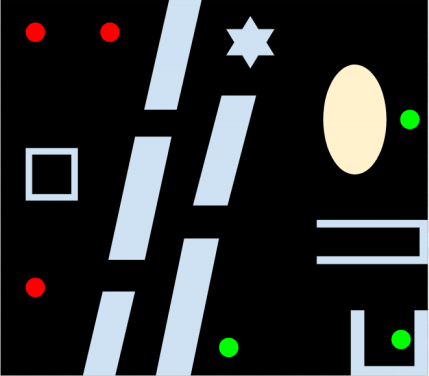
#> input picture src/photo2.png, 429 x 376 px
$ python RRT_FINALLT.py
#> lines starting #> are read from the running program, lines starting #| are printed output that depends on the picture; after the words box and inside, x2 and y2 are one past the last pixel; in counts of white or black regions, pixels touching at a corner belong together
#!/usr/bin/env python3
#!/usr/bin/env python3


# from RRT_connect import Curr_nodes
import cv2 as cv
import numpy as np
import random
import matplotlib.pyplot as plt
import time
La_SolEdges=[]
def signum(i):
    if(i>0):
        return 1
    else: return -1

def resize_frame(frame,scale):
    resized_dimensions=(int(frame.shape[0]*scale),int(frame.shape[1]*scale))
    return cv.resize(frame,resized_dimensions,interpolation=cv.INTER_AREA)
def resize_frame2(frame):
    resized_dimensions=(int(500),int(500))
    return cv.resize(frame,resized_dimensions,interpolation=cv.INTER_AREA)
STARTCOLOR=(27,216,17)
ENDCOLOR=(13,13,243)
Obs_Color=(243,226,207)
img=cv.imread("photo2.png")
#> img is the input picture: shape (376, 429, 3); mean B, G, R 47.3, 47.2, 44.6
# cv.imshow("image",img)
# cv.waitKey(0)
img=resize_frame(img,2)
#> in resize_frame, `return cv.resize(frame,resized_dimensions,interpolation=cv.INTER_AREA)`:
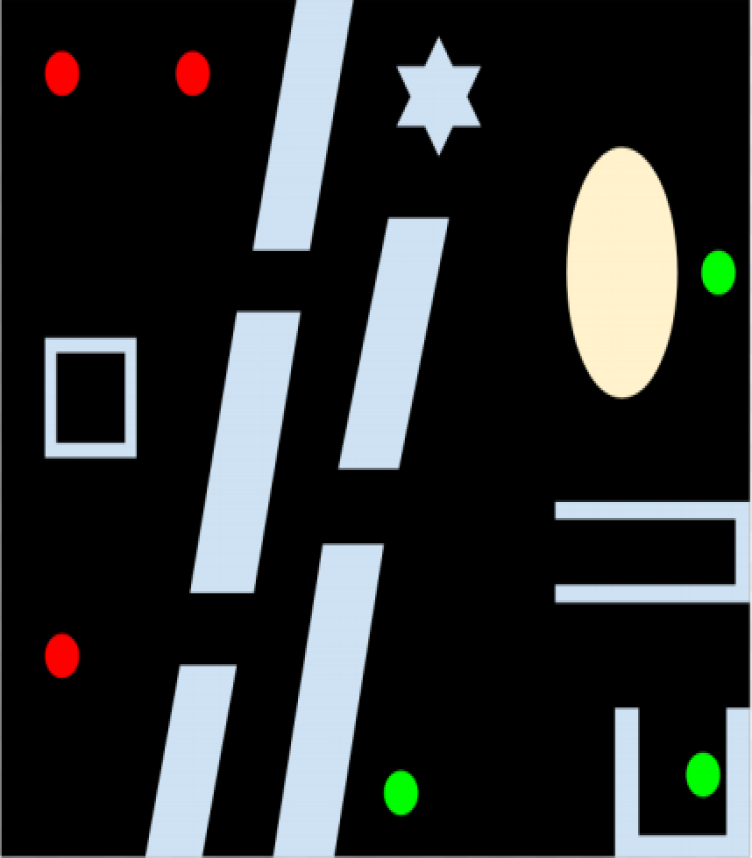
#> returned value: shape (858, 752, 3); mean of channels 0, 1, 2 47.3, 47.2, 44.6; drawn as B, G, R
img2=img.copy()
Shape=(img.shape[1],img.shape[0]) ##Shape tuple first element is Columns(Width) Second is Rows(Height)
#> Shape = (752, 858)
print(Shape)
#| (752, 858)
# plt.show()
#SNodes and ENodes store the list of the start and end nodes as well as their diameters
SNodes=[]
ENodes=[]
Curr_nodes_st=[]
Curr_nodes_end=[]
# [6 lines of commented-out code are left out]

class Node:

    def __init__(self,x1,y1):

        self.x=x1
        self.y=y1
        self.PrevNode=None
        self.PrevEdge=None
        # self.NextNodes=None ##List
        self.NextNodes=[]
        self.weight=0
        self.type=0
    def isTraversable(self):
        if(abs(img[self.y,self.x][0]-Obs_Color[0])<50 and abs(img[self.y,self.x][1]-Obs_Color[1])<50 and abs(img[self.y,self.x][2]-Obs_Color[2])<50):
            return False
        else: return True

    def colorNode(self,color):
        cv.rectangle(img,(self.x-2,self.y-2),(self.x+2,self.y+2),color,thickness=-1)


    # [14 lines left out: functions isEndNode, Compare, not called in this run]
#all(test_list[i] <= test_list[i + 1] for i in range(len(test_list)-1))
    def isTraversable2(Node1,Node2,noss):

        # if(isTraversable2.counter==2):
        #     isTraversable2.counter=0
        #     return True
        Bol=True
        x_curr=Node1.x
        y_curr=Node1.y
        # print("Hlo")
        if(x_curr==Node2.x and y_curr==Node2.y):
            return False

        if not (Node2.x==Node1.x):
            const=abs((Node2.y-Node1.y)/(Node2.x-Node1.x))

        while (not (x_curr==Node2.x and y_curr==Node2.y)):
            if(all(abs(img[y_curr,x_curr][i]-Obs_Color[i])<70 for i in range(0,3))):
                Bol=False
                break
            if(Node2.x==x_curr):
                y_curr+=signum((Node2.y-y_curr))
                continue
            v=abs((Node2.y-Node1.y)/(Node2.x-Node1.x))
            if(v>const):
                y_curr+=signum(Node2.y-y_curr)
            else:
                x_curr+=signum(Node2.x-x_curr)
        # if(Bol==False):
            # print("No")
        if(noss==1):
            return Bol

        if Bol:
            return (Node.isTraversable2(Node2,Node1,1))

        return False


class Edge:
    def __init__(self,Node1,Node2):
        self.edge =[Node1,Node2]
    def colorEdge(self,color,tcc):
        Scord=(self.edge[0].x,self.edge[0].y)
        Ecord=(self.edge[1].x,self.edge[1].y)
        cv.line(img, Scord, Ecord, color, thickness=tcc)

    def Compare(self,Ed):

    	return ((self.edge[0].x==Ed.edge[0].x and self.edge[0].y==Ed.edge[0].y and self.edge[1].x==Ed.edge[1].x and self.edge[1].y==Ed.edge[1]) or (self.edge[1].x==Ed.edge[0].x and self.edge[1].y==Ed.edge[0].y and self.edge[0].x==Ed.edge[1].x and self.edge[0].y==Ed.edge[1].y))


# STARTCOLOR=(27,216,17)
# ENDCOLOR=(13,13,243)
# img=cv.imread("photo1.PNG")

def resize_frame(frame,scale):
    resized_dimensions=(int(frame.shape[0]*scale),int(frame.shape[1]*scale))
    return cv.resize(frame,resized_dimensions,interpolation=cv.INTER_AREA)

def distance(x1,y1,x2,y2):
	return ((x2-x1)**2+(y2-y1)**2)**0.5

# Curr_nodes=[]
sT=0
dm=0
# [45 lines of commented-out code are left out]

node=Node(56,72)
Curr_nodes_end.append(node)
node=Node(187,72)
Curr_nodes_end.append(node)
node=Node(57,655)
Curr_nodes_end.append(node)
node=Node(713,272)
Curr_nodes_st.append(node)
node=Node(698,774)
Curr_nodes_st.append(node)
node=Node(399,792)
Curr_nodes_st.append(node)
inp=int(input("Enter start node :\n1.Top left\n2.Top Right\n3.Bottom Left\nInput:  "))
#> the answer given: 1
StartNode=Curr_nodes_end[inp-1]
inp=int(input("Enter End node :\n1.Top Right\n2.Bottom Right\n3.Bottom Left\nInput:  "))
#> the answer given: 1
#> the answer given: 3
# [6 lines of commented-out code are left out]


EndNode=Curr_nodes_st[inp-1]
CENTRE_END=(EndNode.y,EndNode.x)
# print(EndNode.x,EndNode.y)
CENTRE_START=(StartNode.y,StartNode.x)
# print(CENTRE_START)

class rrtstar:

    def __init__(self,Start,EndNode,Iter,Step_Len,prob_value,radius):


        self.StartNode=Start
        self.StartNode.type=1
        self.curr_list_st=[self.StartNode]
        self.End=EndNode
        self.End.type=2
        self.curr_list_end=[self.End]
        self.length=Step_Len
        self.NodeSets=[[None for i in range(Shape[0])] for j in range(Shape[1])]   #---> alag se in RRT*
        self.NodeSets[self.StartNode.y][self.StartNode.x]=self.StartNode
        self.NodeSets[self.End.y][self.End.x]=self.End
        self.prob_num=prob_value
        self.Radius=radius
        self.iter=Iter
    # [6 lines left out: function change_weight, not called in this run]

    def solution(self):
        SolEdges=[]
        # shrey=False
        kushaz=self.prob_num
        SolWeight=1000000
        counter=2*self.iter

        # for i in range(0,self.iter):
        while(counter>0):
            shrey=False

            p_st=random.randint(0,9)
            if(p_st<kushaz):
                Rand=(random.randint(CENTRE_END[1]-20,CENTRE_END[1]+20),random.randint(CENTRE_END[0]-20,CENTRE_END[0]+20))
            else :
                Rand=(random.randint(0,Shape[0]-1),random.randint(0,Shape[1]-1))
#> Rand = (430, 41)
            MinDist=1000000
            ClosestNode=None
            X=0
            Y=0
            for j in self.curr_list_st:
                PresentDist=((Rand[0]-j.x)**2+(Rand[1]-j.y)**2)**0.5
                if PresentDist<MinDist:
                    ClosestNode=j
                    MinDist=PresentDist
#> after the loop, MinDist = 375.3
            # print(ClosestNode.x," ",ClosestNode.y)
            if MinDist:
                X=int(ClosestNode.x+int(self.length*(Rand[0]-ClosestNode.x)/MinDist))
#> X = 78
                Y=int(ClosestNode.y+int(self.length*(Rand[1]-ClosestNode.y)/MinDist))
#> Y = 71
                if X>=Shape[0]:
                    X=(Shape[0]-1)
                elif X<0:
                    X=0
                if Y>=Shape[1]:
                    Y=(Shape[1]-1)
                elif Y<0:
                    Y=0

                # print(X," ",Y)
                NewNode=Node(X,Y)
                NewNode.type=1

                # OtherNode=None
                #Adding parent node to NewNode
                #shrey is false
                if(Node.isTraversable(NewNode) and self.NodeSets[NewNode.y][NewNode.x]==None):
                    shrey=True
                    x_coord=None
                    y_coord=None
                    minimum=10000
                    ## TASK 1-FINDING BEST POSSIBLE PARENT NODE
                    for j in self.curr_list_st:
                        # for k in range((-self.Radius),int((self.Radius+1))):
                        # if(j+NewNode.y<Shape[1] and k+NewNode.x<Shape[0] and j+NewNode.y>=0 and k+NewNode.x>=0):
                            # if(self.NodeSets[j+NewNode.y][k+NewNode.x]!=None and self.NodeSets[j+NewNode.y][k+NewNode.x].type==1):
                        if(distance(j.x,j.y,NewNode.x,NewNode.y)<=self.Radius and minimum>distance(NewNode.x,NewNode.y,j.x,j.y)+self.NodeSets[j.y][j.x].weight and Node.isTraversable2(NewNode,j,0)):
                            minimum=distance(NewNode.x,NewNode.y,j.x,j.y)+self.NodeSets[j.y][j.x].weight
                            x_coord=j.x
                            y_coord=j.y
#> after the loop, minimum = 22.02; x_coord = 56; y_coord = 72

                    if(x_coord==None):
                        # continue
                        shrey=False
                        # print(i,shrey)

                if(shrey==True):
                    counter-=1
                    # print(i,shrey)
                    Node.colorNode(NewNode,(0,255,255))
#> in colorNode, `cv.rectangle(img,(self.x-2,self.y-2),(self.x+2,self.y+2),color,thickne..`: img: shape (858, 752, 3); under 0.01% of pixels changed, all inside (x1, y1, x2, y2) = (76, 69, 81, 74)
                    NewNode.weight=minimum
#> NewNode.weight = 22.02
                    self.curr_list_st.append(NewNode)
                    self.NodeSets[NewNode.y][NewNode.x]=NewNode
                    self.NodeSets[y_coord][x_coord].NextNodes.append(NewNode)
                    NewNode.PrevNode=(self.NodeSets[y_coord][x_coord])
                    t=Edge(NewNode,NewNode.PrevNode)
                    Edge.colorEdge(t,(60,20,220),2)
#> in colorEdge, `cv.line(img, Scord, Ecord, color, thickness=tcc)`: img: shape (858, 752, 3); mean B, G, R 47.3, 47.2, 44.6

                		#I feel the love and I feel it burn down this river, every turn, Hope is r 4 letter word
                    ##TASK 2-FINDING IF THIS NEW NODE CAN BE A BETTER PARENT NODE FOR OTHER NODES
                    for j in self.curr_list_st:
                        # for k in range((-self.Radius),int((self.Radius+1))):
                            # if(j+NewNode.y<Shape[1] and k+NewNode.x<Shape[0] and j+NewNode.y>=0 and k+NewNode.x>=0):
                                # if(self.NodeSets[j+NewNode.y][k+NewNode.x]!=None and self.NodeSets[j+NewNode.y][k+NewNode.x].type==1):
                        if(distance(NewNode.x,NewNode.y,j.x,j.y)<=(self.Radius) and (NewNode.weight+distance(NewNode.x,NewNode.y,j.x,j.y))<self.NodeSets[j.y][j.x].weight and Node.isTraversable2(NewNode,j,0)):
                            previous=self.NodeSets[j.y][j.x].PrevNode
                            change=self.NodeSets[j.y][j.x].weight-(NewNode.weight+distance(NewNode.x,NewNode.y,j.x,j.y))

                            for l in range(0,len(previous.NextNodes)):
                                if(j.PrevNode.NextNodes[l].x==(j.x)) and (j.PrevNode.NextNodes[l].y==(j.y)):
                                    self.NodeSets[j.y][j.x].PrevNode.NextNodes.pop(l)
                                    break

                            self.NodeSets[j.y][j.x].PrevNode=NewNode
                            self.NodeSets[j.y][j.x].weight=(NewNode.weight+distance(NewNode.x,NewNode.y,j.x,j.y))
                            NewNode.NextNodes.append(self.NodeSets[j.y][j.x])
                            rrtstar.change_weight(self,self.NodeSets[j.y][j.x].NextNodes,change)
                            color=(60,20,220)
                            tc=2
                            for l in SolEdges:
                                if Edge.Compare(l,Edge(self.NodeSets[j.y][j.x].PrevNode,previous)):
                                    color=(245,105,65)
                                    tc=4
                            Edge.colorEdge(Edge(NewNode,self.NodeSets[j.y][j.x]),color,tc)
                            Edge.colorEdge(Edge(previous,self.NodeSets[j.y][j.x]),(0,0,0),tc)
#> after the loop, NewNode.NextNodes = []

                    #TASK-3
                    min_x=None
                    min_y=None
                    for j in self.curr_list_end:
                        # for k in range((-self.Radius),int((self.Radius+1))):
                            # if(j+NewNode.y<Shape[1] and k+NewNode.x<Shape[0] and j+NewNode.y>=0 and k+NewNode.x>=0):
                                # if(self.NodeSets[j+NewNode.y][k+NewNode.x]!=None and self.NodeSets[j+NewNode.y][k+NewNode.x].type==2):
                        if(distance(j.x,j.y,NewNode.x,NewNode.y)<=self.Radius and SolWeight>(NewNode.weight+self.NodeSets[j.y][j.x].weight+distance(NewNode.x,NewNode.y,j.x,j.y)) and Node.isTraversable2(j,NewNode,0)):
                            SolWeight=(NewNode.weight+self.NodeSets[j.y][j.x].weight+distance(NewNode.x,NewNode.y,j.x,j.y))
                            kushaz=-1
                            min_x=j.x
                            min_y=j.y
#> after the loop, SolWeight = 1000000; kushaz = 3


                    if(min_x!=None):
                        ConnecT=Edge(self.NodeSets[min_y][min_x],NewNode)
                        Edge.colorEdge(ConnecT,(245,105,65),4)

                        for i in SolEdges:
                            Edge.colorEdge(i,(0,0,0),4)
                            Edge.colorEdge(i,(60,20,220),2)

                        SolEdges.clear()

                        PresentNode1=self.NodeSets[min_y][min_x]

                        while(not(PresentNode1.PrevNode==None)):
                            # print("Hlo")
                            Dedge1=Edge(PresentNode1.PrevNode,PresentNode1)
                            SolEdges.append(Dedge1)
                            Edge.colorEdge(Dedge1,(245,105,65),4)
                            PresentNode1=PresentNode1.PrevNode
                        SolEdges.reverse()
                        SolEdges.append(ConnecT)
                        PresentNode2=NewNode
                        while(not(PresentNode2.PrevNode==None)):
                            Dedge2=Edge(PresentNode2,PresentNode2.PrevNode)
                            SolEdges.append(Dedge2)
                            Edge.colorEdge(Dedge2,(245,105,65),4)
                            PresentNode2=PresentNode2.PrevNode


            p_st=random.randint(0,9)
#> p_st = 4
            if(p_st<kushaz):
                Rand=(random.randint(CENTRE_START[1]-20,CENTRE_START[1]+20),random.randint(CENTRE_START[0]-20,CENTRE_START[0]+20))
            else :
                Rand=(random.randint(0,Shape[0]-1),random.randint(0,Shape[1]-1))
            MinDist=100000
            ClosestNode=None
            X=0
            Y=0
            for j in self.curr_list_end:
                PresentDist=((Rand[0]-j.x)**2+(Rand[1]-j.y)**2)**0.5
                if PresentDist<MinDist:
                    ClosestNode=j
                    MinDist=PresentDist
            if MinDist:
                X=int(ClosestNode.x+int(self.length*(Rand[0]-ClosestNode.x)/MinDist))
                Y=int(ClosestNode.y+int(self.length*(Rand[1]-ClosestNode.y)/MinDist))
                if X>=Shape[0]:
                    X=(Shape[0]-1)
                elif X<0:
                    X=0
                if Y>=Shape[1]:
                    Y=(Shape[1]-1)
                elif Y<0:
                    Y=0


                NewNode=Node(X,Y)
                NewNode.type=2

                # OtherNode=None
                #Adding parent node to NewNode
                if(Node.isTraversable(NewNode) and self.NodeSets[NewNode.y][NewNode.x]==None):


                    x_coord=None
                    y_coord=None
                    minimum=10000
                    ## TASK 1-FINDING BEST POSSIBLE PARENT NODE
                    # print(NewNode.x,NewNode.y)
                    for j in self.curr_list_end:
                        # for k in range((-self.Radius),int((self.Radius+1))):
                            # if(j+NewNode.y<Shape[1] and k+NewNode.x<Shape[0] and j+NewNode.y>=0 and k+NewNode.x>=0):
                                # if(self.NodeSets[j+NewNode.y][k+NewNode.x]!=None and self.NodeSets[j+NewNode.y][k+NewNode.x].type==2):
                        if(distance(j.x,j.y,NewNode.x,NewNode.y)<=self.Radius and minimum>distance(NewNode.x,NewNode.y,j.x,j.y)+self.NodeSets[j.y][j.x].weight and Node.isTraversable2(NewNode,j,0)):
                            minimum=distance(NewNode.x,NewNode.y,j.x,j.y)+self.NodeSets[j.y][j.x].weight
                            x_coord=j.x
                            y_coord=j.y
                    if(x_coord==None):
                        continue
                    counter-=1
                    Node.colorNode(NewNode,(0,255,255))
#> in colorNode (call 2), `cv.rectangle(img,(self.x-2,self.y-2),(self.x+2,self.y+2),color,thickne..`: img: shape (858, 752, 3); mean B, G, R 47.3, 47.2, 44.6
                    NewNode.weight=minimum
                    self.curr_list_end.append(NewNode)
                    self.NodeSets[NewNode.y][NewNode.x]=NewNode
                    self.NodeSets[y_coord][x_coord].NextNodes.append(NewNode)
                    NewNode.PrevNode=(self.NodeSets[y_coord][x_coord])
                    Edge.colorEdge((Edge(NewNode,NewNode.PrevNode)),(0,255,0),2)
#> in colorEdge (call 2), `cv.line(img, Scord, Ecord, color, thickness=tcc)`: img: shape (858, 752, 3); mean B, G, R 47.3, 47.2, 44.6

                		#I feel the love and I feel it burn down this river, every turn, Hope is r 4 letter word
                    ##TASK 2-FINDING IF THIS NEW NODE CAN BE A BETTER PARENT NODE FOR OTHER NODES
                    for j in self.curr_list_end:
                        # for k in range((-self.Radius),int((self.Radius+1))):
                            # if(j+NewNode.y<Shape[1] and k+NewNode.x<Shape[0] and j+NewNode.y>=0 and k+NewNode.x>=0):
                                # if(self.NodeSets[j+NewNode.y][k+NewNode.x]!=None and self.NodeSets[j+NewNode.y][k+NewNode.x].type==2):
                        if(distance(NewNode.x,NewNode.y,j.x,j.y)<=self.Radius and (NewNode.weight+distance(NewNode.x,NewNode.y,j.x,j.y))<self.NodeSets[j.y][j.x].weight and Node.isTraversable2(NewNode,j,0)):
                            previous=self.NodeSets[j.y][j.x].PrevNode
                            change=self.NodeSets[j.y][j.x].weight-(NewNode.weight+distance(NewNode.x,NewNode.y,j.x,j.y))

                            for l in range(0,len(previous.NextNodes)):
                                if(previous.NextNodes[l].x==j.x and previous.NextNodes[l].y==j.y):
                                    self.NodeSets[j.y][j.x].PrevNode.NextNodes.pop(l)
                                    break

                            self.NodeSets[j.y][j.x].PrevNode=NewNode
                            self.NodeSets[j.y][j.x].weight=(NewNode.weight+distance(NewNode.x,NewNode.y,j.x,j.y))
                            NewNode.NextNodes.append(self.NodeSets[j.y][j.x])
                            rrtstar.change_weight(self,self.NodeSets[j.y][j.x].NextNodes,change)
                            color=(0,255,0)
                            tc=2
                            for l in SolEdges:
                                if Edge.Compare(l,Edge(self.NodeSets[j.y][j.x].PrevNode,previous)):
                                    color=(245,105,65)
                                    tc=4
                            Edge.colorEdge(Edge(NewNode,self.NodeSets[j.y][j.x]),color,tc)
                            Edge.colorEdge(Edge(previous,self.NodeSets[j.y][j.x]),(0,0,0),tc)

                    #TASK-3
                    min_x=None
                    min_y=None
                    for j in self.curr_list_st:
                        # for k in range((-self.Radius),int((self.Radius+1))):
                        #     if(j+NewNode.y<Shape[1] and k+NewNode.x<Shape[0] and j+NewNode.y>0 and k+NewNode.x>0):
                        #         if(self.NodeSets[j+NewNode.y][k+NewNode.x]!=None and self.NodeSets[j+NewNode.y][k+NewNode.x].type==1):
                        if(distance(NewNode.x,NewNode.y,j.x,j.y)<=self.Radius and SolWeight>(NewNode.weight+self.NodeSets[j.y][j.x].weight+distance(NewNode.x,NewNode.y,j.x,j.y)) and Node.isTraversable2(j,NewNode,0)):
                            kushaz=-1
                            min_x=j.x
                            min_y=j.y
                            SolWeight=NewNode.weight+self.NodeSets[j.y][j.x].weight+distance(NewNode.x,NewNode.y,j.x,j.y)


                    if(min_x!=None):
                        # print(Node.isTraversable2(self.NodeSets[min_y][min_x],NewNode))
                        ConnecT=Edge(NewNode,self.NodeSets[min_y][min_x])
                        Edge.colorEdge(ConnecT,(245,105,65),4)
                        for i in SolEdges:

                            Edge.colorEdge(i,(0,0,0),4)
                            Edge.colorEdge(i,(0,255,0),2)

                        SolEdges.clear()
                        temp=[]
                        PresentNode1=NewNode
                        while(not(PresentNode1.PrevNode==None)):
                            # print("Hlo")
                            Dedge1=Edge(PresentNode1.PrevNode,PresentNode1)
                            SolEdges.append(Dedge1)
                            Edge.colorEdge(Dedge1,(245,105,65),4)
                            PresentNode1=PresentNode1.PrevNode

                        SolEdges.reverse()
                        SolEdges.append(ConnecT)

                        PresentNode2=self.NodeSets[min_y][min_x]
                        while(not(PresentNode2.PrevNode==None)):
                            Dedge2=Edge(PresentNode2,PresentNode2.PrevNode)
                            SolEdges.append(Dedge2)
                            Edge.colorEdge(Dedge2,(245,105,65),4)
                            PresentNode2=PresentNode2.PrevNode

                    #After this we need to check in the circle for a opp(green or .type=2) and make bonds and copy for red then backtracking and then chill
#--------------------------------------------Done Till here------------------------------------------------------------------------------------------------------------------------------------------------------------------

    # What doesn't kills you makes you stronger..................
    #Sharp edges have concequences

                cv.imshow("image",img)
                cv.waitKey(1)
        tempN=Node(CENTRE_START[1],CENTRE_START[0])
        elem=0
        Ball=True
        # La_SolEdges=[]
        while (not (tempN.x==CENTRE_END[1] and tempN.y==CENTRE_END[0])):
            Ball=True
            if(Node.isTraversable2(tempN,SolEdges[elem].edge[0],0)):
                La_SolEdges.append(Edge(tempN,SolEdges[elem].edge[0]))
                tempN=SolEdges[elem].edge[0]
                elem=0
                Ball=False

            if Ball:
                elem+=1

        game_winn=Edge(La_SolEdges[len(La_SolEdges)-1].edge[1],EndNode)
        La_SolEdges.append(game_winn)
        # test_list=[]
        for i in SolEdges:
            # [4 lines of commented-out code are left out]
            Edge.colorEdge(i,(0,0,0),4)

        # [4 lines of commented-out code are left out]

        for i in La_SolEdges:
            Edge.colorEdge(i,(245,105,65),5)

        img2=resize_frame2(img)
        # print(img.shape[0]," ",img.shape[1])
        cv.imshow("final",img2)
        cv.waitKey(0)

# def __init__(self,Start,EndNode,Iter,Step_Len,prob_value,radius):
ITERATIONS=int(input("NUMBER OF ITERATIONS : "))
# STARTNODE=Node(CENTRE_START[1],CENTRE_START[0])

RRT = rrtstar(StartNode,EndNode,ITERATIONS,23,3,45)
#> (the run stopped early here; a loop or call above may not have finished)
